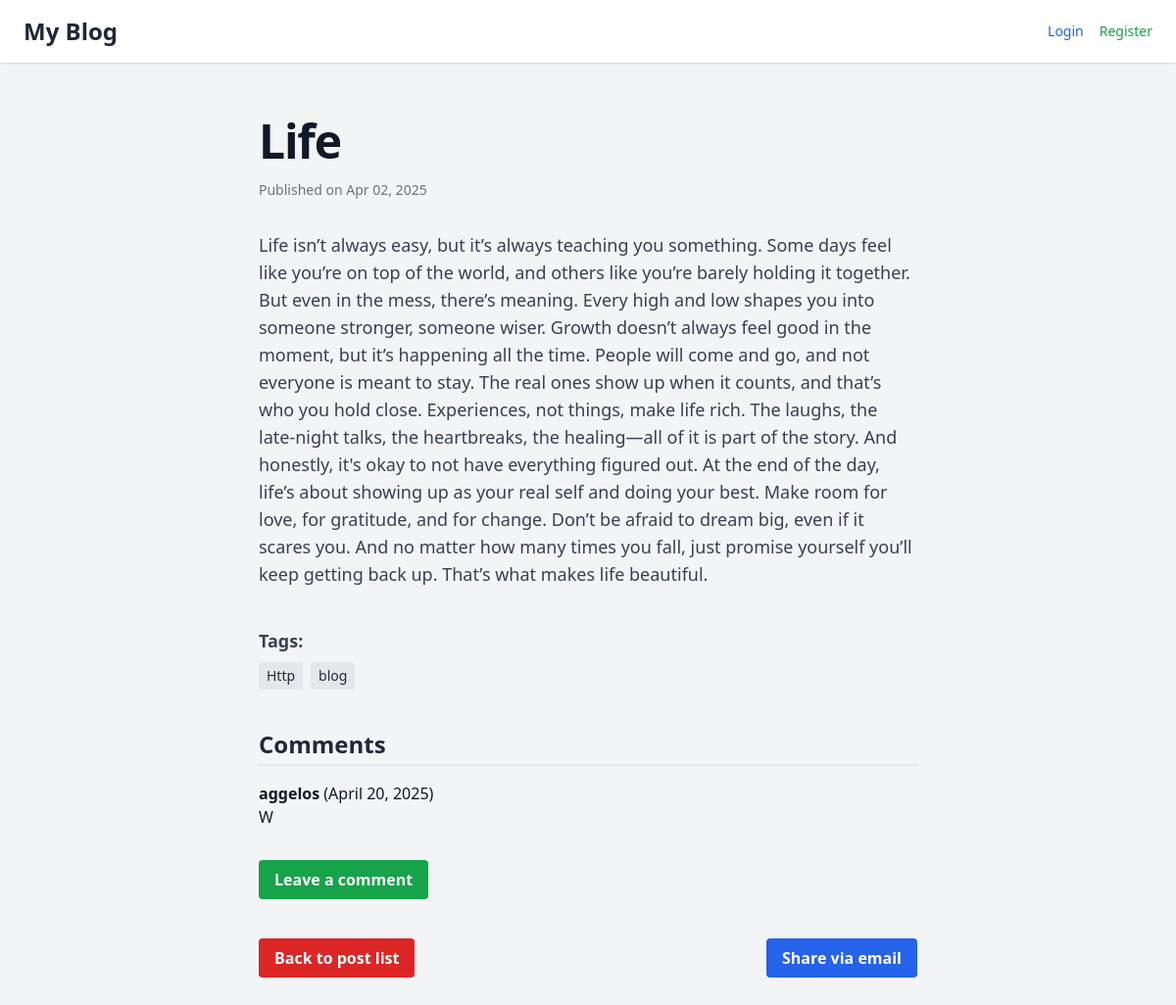
/blog/2025/4/2/life/, run on the app's committed database.
### blog/models.py (models this page shows, shortened)
class Post(models.Model):
 author= models.ForeignKey(settings.AUTH_USER_MODEL, on_delete=models.CASCADE)
 title = models.CharField(max_length=255)
 slug= models.SlugField()
 body = models.TextField()
 publish = models.DateTimeField()
 created = models.DateTimeField(auto_now_add=True)
 updated = models.DateTimeField(auto_now=True)
 status = models.CharField(max_length=2,choices=Status.choices, default=Status.DRAFT)
 tags = TaggableManager()

class Comment(models.Model):
    post = models.ForeignKey('Post', on_delete=models.CASCADE, related_name='comments')
    name = models.CharField(max_length=80)
    email = models.EmailField()
    body = models.TextField()
    created = models.DateTimeField(default=timezone.now)
    updated = models.DateTimeField(auto_now=True)
    active = models.BooleanField(default=True)

### blog/views.py (the view)
# urls.py: path('<int:year>/<int:month>/<int:day>/<slug:post>/', views.post_detail, name='post_detail'),
def post_detail(request, year, month, day, post):
    post = get_object_or_404(
        Post,
        slug=post,
        publish__year=year,
        publish__month=month,
        publish__day=day
    )
    return render(request, 'blog/post/detail.html', {'post': post})

### blog/templates/blog/post/detail.html (shortened to what this page needs)
{% extends "base.html" %}
{% block content %}
<article class="mx-auto max-w-2xl">
  <h1 class="text-4xl font-bold tracking-tight text-gray-900 sm:text-5xl">{{ post.title }}</h1>
  <p class="mt-4 text-sm text-gray-500">
    Published on {{ post.publish|date:"M d, Y" }}
  </p>
  <div class="mt-8 text-gray-700 text-lg">
    <p>{{ post.body }}</p>
  </div>
  <div class="mt-10">
    <h4 class="text-lg font-semibold text-gray-700 mb-2">Tags:</h4>
    <ul class="flex gap-2 flex-wrap text-sm">
      {% for tag in post.tags.all %}
        <li class="bg-gray-200 text-gray-800 px-2 py-1 rounded">{{ tag.name }}</li>
      {% empty %}
        <li>No tags</li>
      {% endfor %}
    </ul>
  </div>
  <h3 class="text-2xl font-semibold text-gray-800 border-b-2 border-black-500 pb-1 mt-10 mb-4">Comments</h3>
  {% for comment in post.comments.all %}
    {% if comment.active %}
      <div class="mb-4">
        <strong>{{ comment.name }}</strong> ({{ comment.created|date:"F d, Y" }})
        <p>{{ comment.body }}</p>
      </div>
    {% endif %}
  {% empty %}
    <p>No comments yet.</p>
  {% endfor %}
  <a href="{% url 'blog:post_comment' post.id %}"
     class="inline-block px-4 py-2 mt-4 bg-green-600 text-white font-semibold rounded hover:bg-green-700 transition">
    Leave a comment
  </a>
  <div class="flex justify-between mt-10">
    <a href="{% url 'blog:post_list' %}"
       class="inline-block px-4 py-2 bg-red-600 text-white font-semibold rounded hover:bg-red-800 transition">
      Back to post list
    </a>
    <a href="{% url 'blog:post_share' post.id %}"
       class="inline-block px-4 py-2 bg-blue-600 text-white font-semibold rounded hover:bg-blue-700 transition">
      Share via email
    </a>
  </div>
</article>
{% endblock %}

### data on the page
Post: title "Life", publish "Apr 02, 2025", body "Life isn’t always easy, but it’s always teaching you something. Some days feel like you’re on top of the world, and others like you’re barely holding it together. But even in the mess, there’s meaning. Every high and low shapes you into someone stronger, someone wiser. Growth doesn’t always feel good in the moment, but it’s happening all the time. People will come and go, and not everyone is meant to stay. The real ones show up when it counts, and that’s who you hold close. Experiences, not things, make life rich. The laughs, the late-night talks, the heartbreaks, the healing—all of it is part of the story. And honestly, it's okay to not have everything figured out. At the end of the day,…"
Tag: name "Http"
Tag: name "blog"
Comment: name "aggelos", created "April 20, 2025", body "W"
